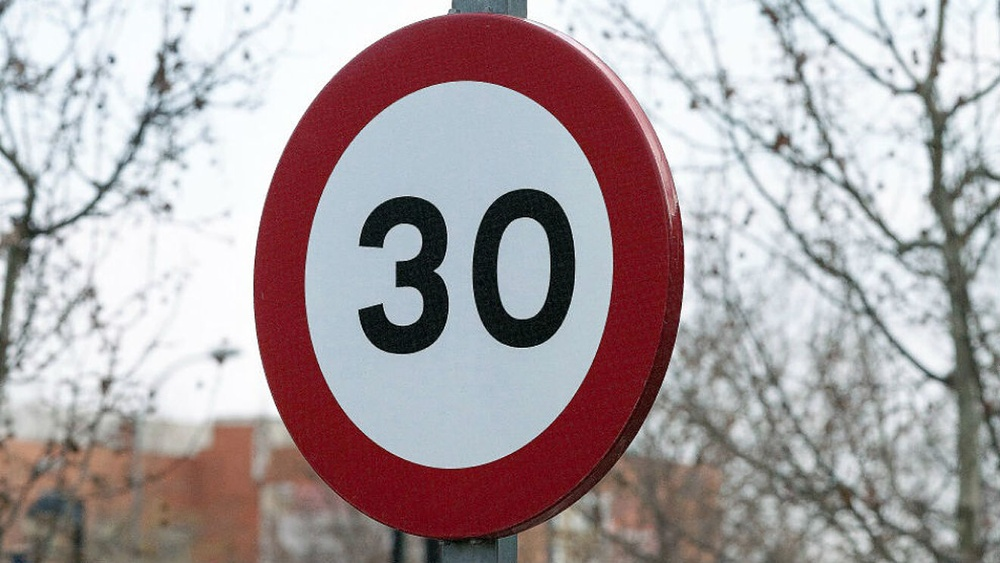
#> input picture pruebas/st30.jpg, 1000 x 563 px, shrunk from 1320 x 743 before the run
$ jupyter execute --allow-errors trafico4.ipynb
#> lines starting #> are read from the running program, lines starting #| are printed output that depends on the picture; after the words box and inside, x2 and y2 are one past the last pixel; in counts of white or black regions, pixels touching at a corner belong together
[cell 1]
import cv2 as cv
import numpy as np
import matplotlib.pyplot as plt

[cell 2]
img = cv.imread('st30.jpg',cv.IMREAD_COLOR)
#> img is the input picture: shape (563, 1000, 3); mean B, G, R 161.6, 159.1, 169.4
img = cv.imread('60lejos.jpeg',cv.IMREAD_COLOR)
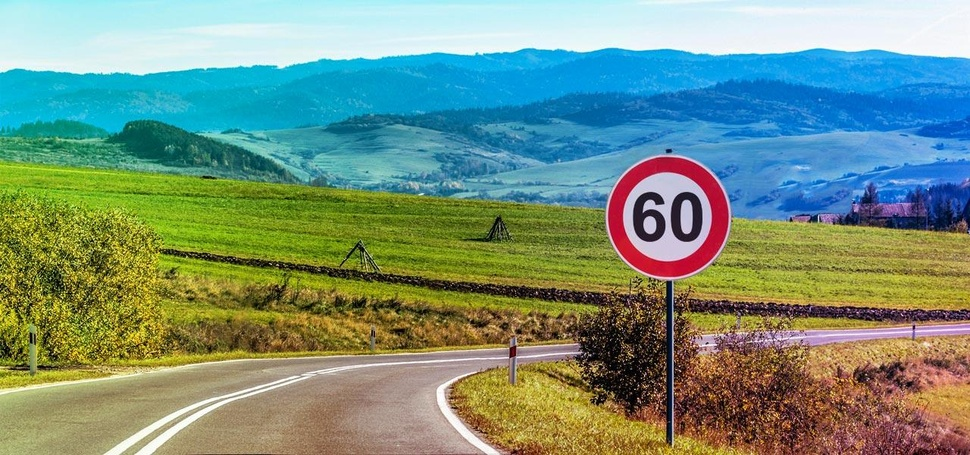
#> input picture pruebas/60lejos.jpeg, 970 x 455 px, shrunk from 1280 x 600 before the run
#> img is the input picture: shape (455, 970, 3); mean B, G, R 125.3, 145.3, 118.1

plt.imshow(cv.cvtColor(img,cv.COLOR_BGR2RGB))

[cell 3]
hsv = cv.cvtColor(img,cv.COLOR_BGR2HLS)
#> hsv: shape (455, 970, 3); mean of channels 0, 1, 2 62.8, 123.2, 153.4
h,s,l = cv.split(hsv)
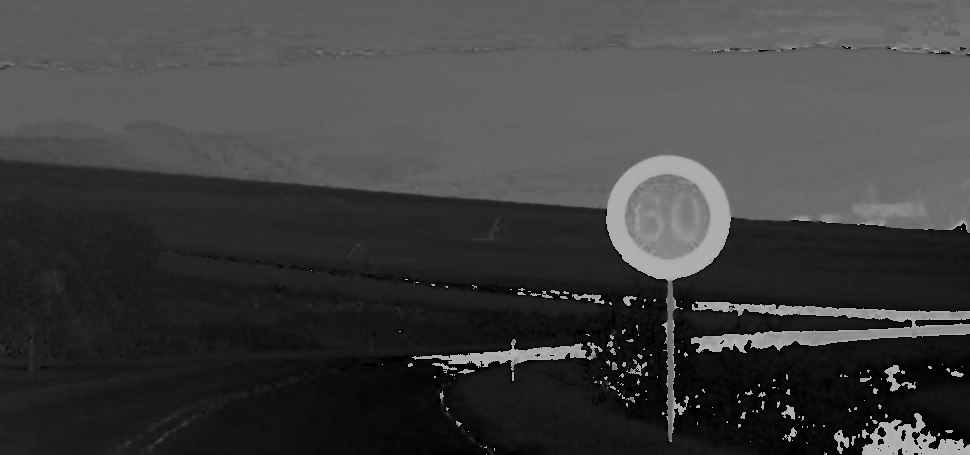
#> h: shape (455, 970); min 0, max 180, mean 62.8
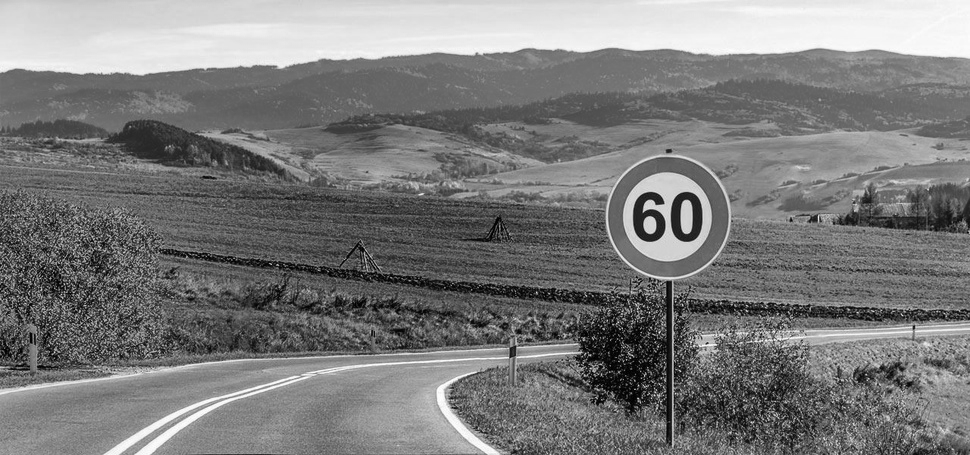
#> s: shape (455, 970); min 0, max 255, mean 123.2
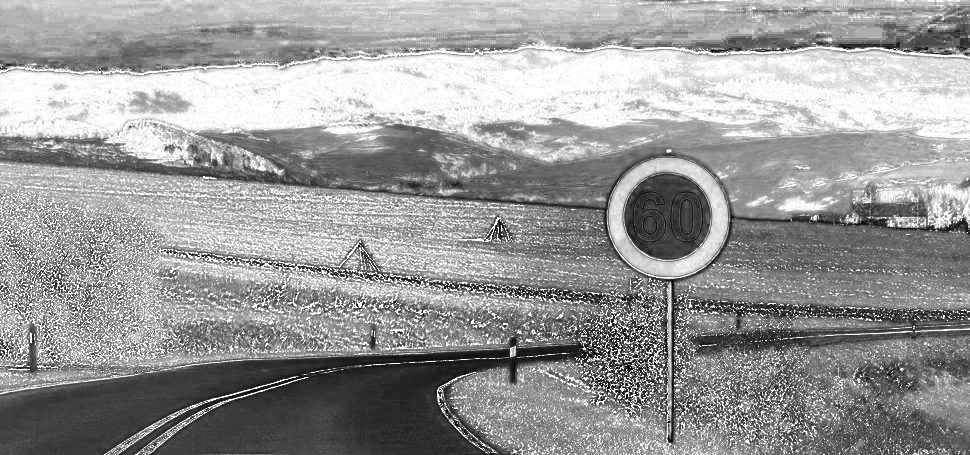
#> l: shape (455, 970); min 0, max 255, mean 153.4

plt.subplot(1,2,1)
plt.imshow(h,cmap='gray')

plt.subplot(1,2,2)
plt.imshow(l,cmap='gray')

plt.show()

[cell 4]
aux, bin_h = cv.threshold(h, 150, 255, cv.THRESH_BINARY)
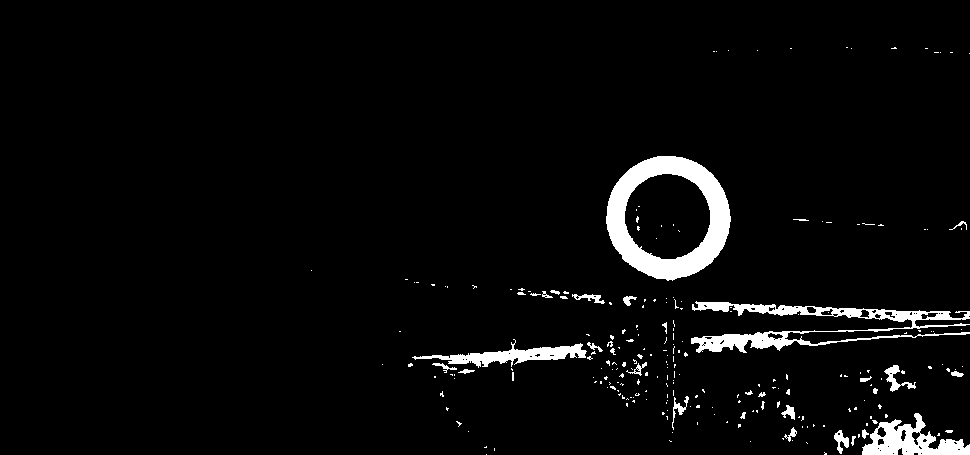
#> bin_h: shape (455, 970); 3.8% white; 240 white regions (207 under 20 px), largest, box (x1, y1, x2, y2) and area: (606, 156, 731, 281) 6361, (691, 301, 970, 353) 3968, (862, 413, 970, 455) 2147
aux, bin_l = cv.threshold(l, 80, 255, cv.THRESH_BINARY)
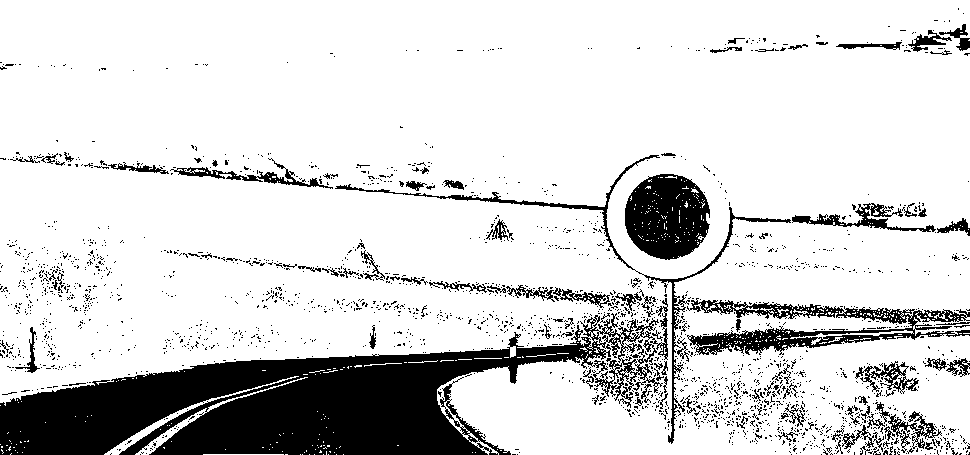
#> bin_l: shape (455, 970); 83.7% white; 2203 black regions (2097 under 20 px), largest, box (x1, y1, x2, y2) and area: (0, 298, 668, 455) 42834, (625, 174, 710, 260) 5423, (687, 298, 970, 355) 5274

plt.subplot(1,2,1)
plt.imshow(bin_h,cmap='gray')

plt.subplot(1,2,2)
plt.imshow(bin_l,cmap='gray')

plt.show()

[cell 5]
bin_h_expanded = cv.dilate(bin_h, np.ones((3,3),np.uint8), iterations = 1)
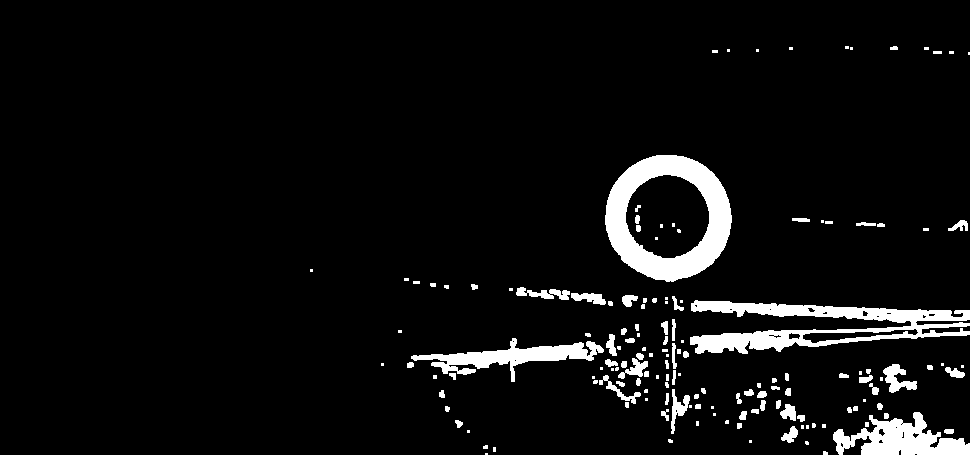
#> bin_h_expanded: shape (455, 970); 5.8% white; 152 white regions (66 under 20 px), largest, box (x1, y1, x2, y2) and area: (605, 155, 732, 282) 7209, (690, 300, 970, 354) 6257, (833, 412, 970, 455) 3157
forms = bin_h_expanded & bin_l
#> forms: shape (455, 970); 3% white; 679 white regions (617 under 20 px), largest, box (x1, y1, x2, y2) and area: (606, 155, 730, 279) 6320, (858, 415, 970, 455) 1558, (833, 429, 858, 455) 169
forms = cv.erode(forms, np.ones((3,3),np.uint8), iterations = 3)
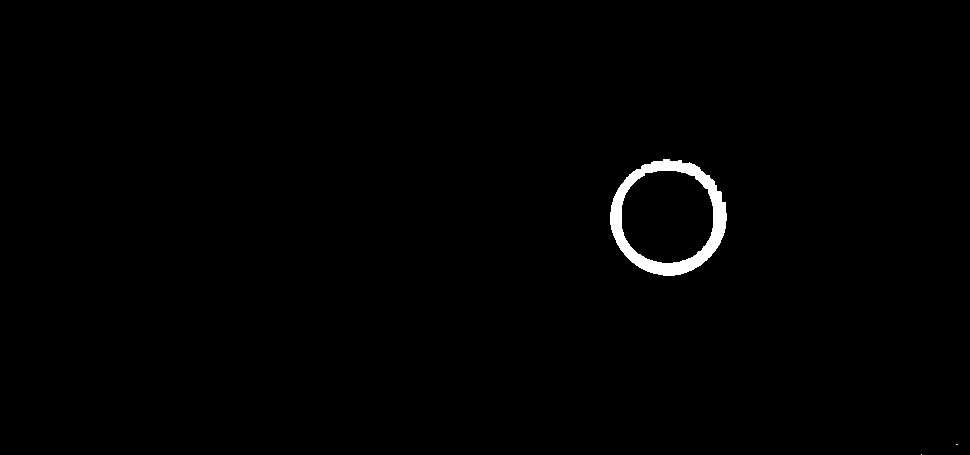
#> forms: shape (455, 970); 0.84% white; 3 white regions (2 under 20 px), largest, box (x1, y1, x2, y2) and area: (610, 159, 727, 276) 3704

plt.imshow(forms, cmap = 'gray')

[cell 6]
minDist = 100
param1 = 30 #500
param2 = 80 #200
minRadius = 5
maxRadius = int(forms.shape[0]/2) #10
#> maxRadius = 227

circles = cv.HoughCircles(forms, cv.HOUGH_GRADIENT, dp=1.9, minDist=minDist, param1=param1, param2=param2, minRadius=minRadius, maxRadius=maxRadius)
#> circles = [[667.8, 217.6, 57.06]]
circles = np.uint16(np.around(circles))
#> circles = [[668, 218, 57]]

img_with_circles = img.copy()

for c in circles[0,:]:
    a, b, r = c[0], c[1], c[2]
    cv.circle(img_with_circles, (a, b), r, (0, 255, 0), 2)
#> this loop made 1 pass
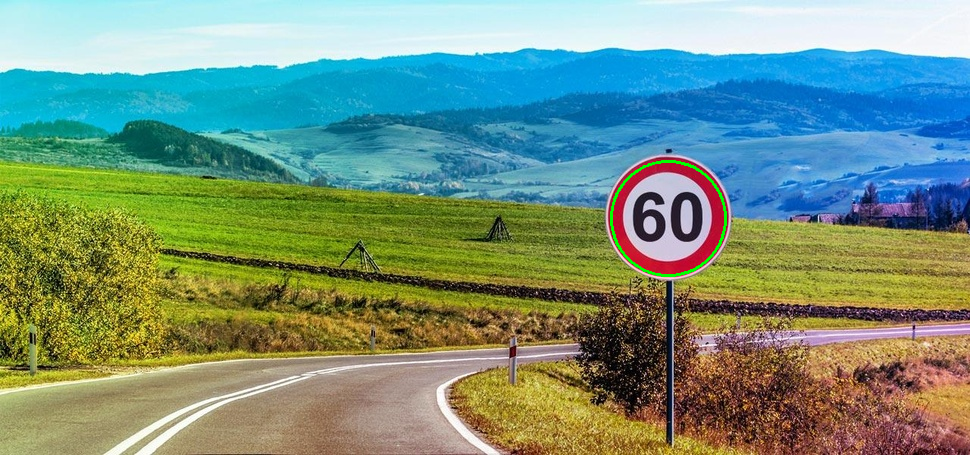
#> img_with_circles: shape (455, 970, 3); 0.24% of pixels changed, all inside (x1, y1, x2, y2) = (610, 160, 727, 277)

plt.imshow(cv.cvtColor(img_with_circles,cv.COLOR_BGR2RGB))

[cell 7]
a = circles[0][0][0]
b = circles[0][0][1]
r = circles[0][0][2]
r = int(r)

cropped = img[b-r:b+r, a-r:a+r]
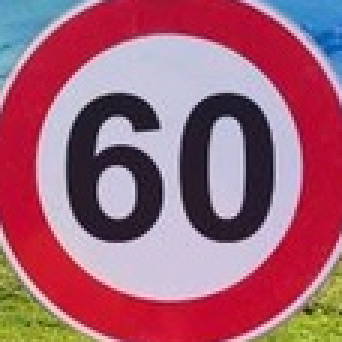
#> cropped: shape (114, 114, 3) (shown 3 times larger); mean B, G, R 118.5, 98.6, 162.7

plt.imshow(cv.cvtColor(cropped,cv.COLOR_BGR2RGB))
